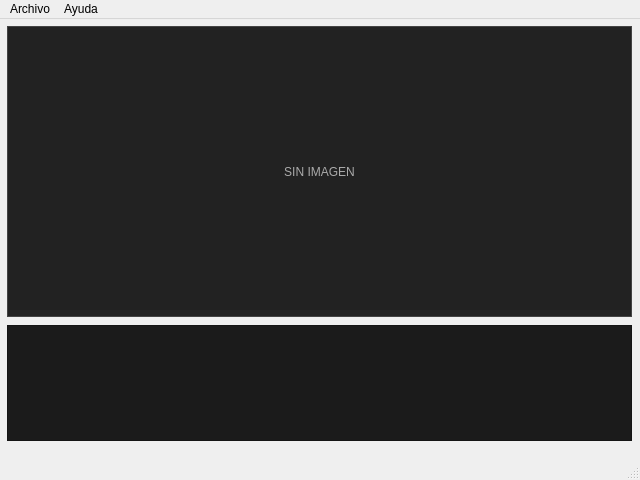
<?xml version="1.0" encoding="UTF-8"?>
<ui version="4.0">
 <class>VentanaPrincipal</class>
 <widget class="QMainWindow" name="ventana_principal">
  <property name="geometry">
   <rect>
    <x>0</x>
    <y>0</y>
    <width>640</width>
    <height>480</height>
   </rect>
  </property>
  <property name="windowTitle">
   <string>MainWindow</string>
  </property>
  <widget class="QWidget" name="centralwidget">
   <widget class="QWidget" name="verticalLayoutWidget">
    <property name="geometry">
     <rect>
      <x>-1</x>
      <y>-1</y>
      <width>641</width>
      <height>431</height>
     </rect>
    </property>
    <layout class="QVBoxLayout" name="verticalLayout" stretch="5,2">
     <property name="spacing">
      <number>8</number>
     </property>
     <property name="leftMargin">
      <number>8</number>
     </property>
     <property name="topMargin">
      <number>8</number>
     </property>
     <property name="rightMargin">
      <number>8</number>
     </property>
     <property name="bottomMargin">
      <number>8</number>
     </property>
     <item>
      <widget class="QLabel" name="lblMain">
       <property name="styleSheet">
        <string notr="true">background: #222;
color: #aaa;
border: 1px solid #444;</string>
       </property>
       <property name="text">
        <string>SIN IMAGEN</string>
       </property>
       <property name="textFormat">
        <enum>Qt::TextFormat::AutoText</enum>
       </property>
       <property name="alignment">
        <set>Qt::AlignmentFlag::AlignCenter</set>
       </property>
       <property name="indent">
        <number>-4</number>
       </property>
      </widget>
     </item>
     <item>
      <widget class="QListWidget" name="listThumbs">
       <property name="styleSheet">
        <string notr="true">background: #1b1b1b; color: #ddd;</string>
       </property>
       <property name="iconSize">
        <size>
         <width>128</width>
         <height>128</height>
        </size>
       </property>
       <property name="gridSize">
        <size>
         <width>140</width>
         <height>140</height>
        </size>
       </property>
      </widget>
     </item>
    </layout>
   </widget>
  </widget>
  <widget class="QMenuBar" name="menubar">
   <property name="geometry">
    <rect>
     <x>0</x>
     <y>0</y>
     <width>640</width>
     <height>33</height>
    </rect>
   </property>
   <widget class="QMenu" name="menuArchivo">
    <property name="title">
     <string>Archivo</string>
    </property>
    <addaction name="actionAbrir_Carpeta_2"/>
    <addaction name="separator"/>
    <addaction name="actionImprimir"/>
    <addaction name="separator"/>
    <addaction name="actionSalir"/>
   </widget>
   <widget class="QMenu" name="menuAyuda">
    <property name="title">
     <string>Ayuda</string>
    </property>
    <addaction name="actionAcerca_de"/>
   </widget>
   <addaction name="menuArchivo"/>
   <addaction name="menuAyuda"/>
  </widget>
  <widget class="QStatusBar" name="statusbar"/>
  <action name="actionAbrir_Imagen">
   <property name="text">
    <string>Imprimir Imágen</string>
   </property>
  </action>
  <action name="actionAcerca_de">
   <property name="text">
    <string>Acerca de...</string>
   </property>
  </action>
  <action name="actionAbrir_Carpeta_2">
   <property name="text">
    <string>Abrir Carpeta</string>
   </property>
  </action>
  <action name="actionImprimir">
   <property name="text">
    <string>Imprimir Imágen</string>
   </property>
  </action>
  <action name="actionSalir">
   <property name="text">
    <string>Salir</string>
   </property>
  </action>
 </widget>
 <resources/>
 <connections/>
</ui>
